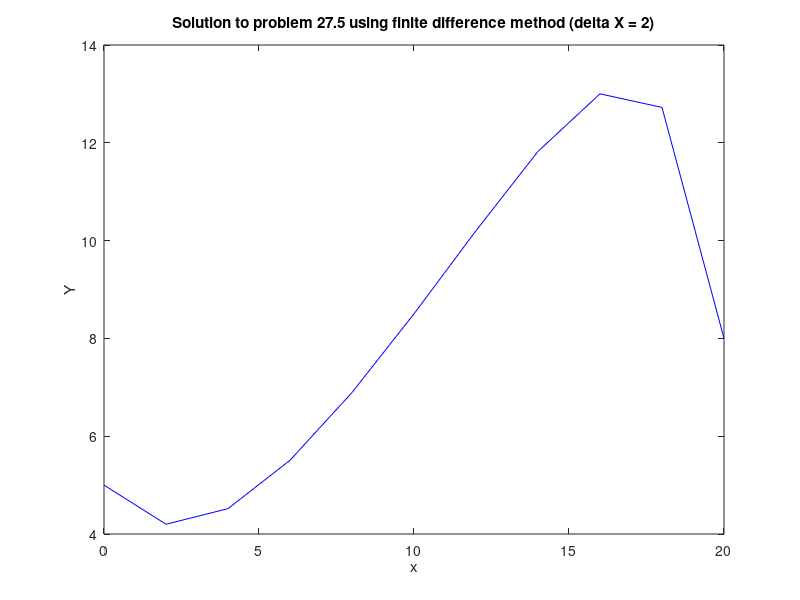

The MATLAB source for this figure:
%Kiran Rao
%ME 2016 - Section B
%902891012
%Homework 4: Problem 2

function HW4Pb2RaoKiran
    deltaX = 2; %step size of x between each iteration 
    Y0 = 5; %lower boundary condition
    Y20 = 8; %upper boundary condition
    n = 9; %number of iterations
    
    A = sparse(n,n);  %create sparse(empty) matrix 
    F = sparse(n,1);
    a = (7/deltaX^2) - (1/deltaX); %expression to simplify the system of equations created using the centered difference formulas for first and second derivatives
    b = -((14/deltaX^2) + 1); %expression to simplify the system of equations created using the centered difference formulas for first and second derivatives
    c = (7/deltaX^2) + (1/deltaX); %expression to simplify the system of equations created using the centered difference formulas for first and second derivatives
    
    for i = 1:n
        A(i,i) = b; %sets diagonal equal to b       
        if i<n
            A(i,i+1) = a; %sets values right after diagonal equal to a
        end
        if i>1
            A(i,i-1) = c; %sets values right before diagonal equal to c
        end
        
        F(i) = -deltaX*i; %sets column vector F equal to respective x values at each iteration
        if i==1
            F(1) = -deltaX*i - c*Y0; %changes first entry of F to include lower boundary condition
        elseif i==n
            F(n) = -deltaX*i - a*Y20; %changes last entry of F to include upper boundary condition
        end
    end
    
    Y=A\F;  %solve to find vector T
         
    Textended=[Y0;Y;Y20]; %add the 2 boundary conditions to the vector Y
    x=linspace(0,20,n+2); %generate vector of x values

    plot(x,Textended,'b-') %plot vector Y with boundary conditions against vector of x values
    hold on
    xlabel('x')
    ylabel('Y')
    title('Solution to problem 27.5 using finite difference method (delta X = 2)')    
end                     